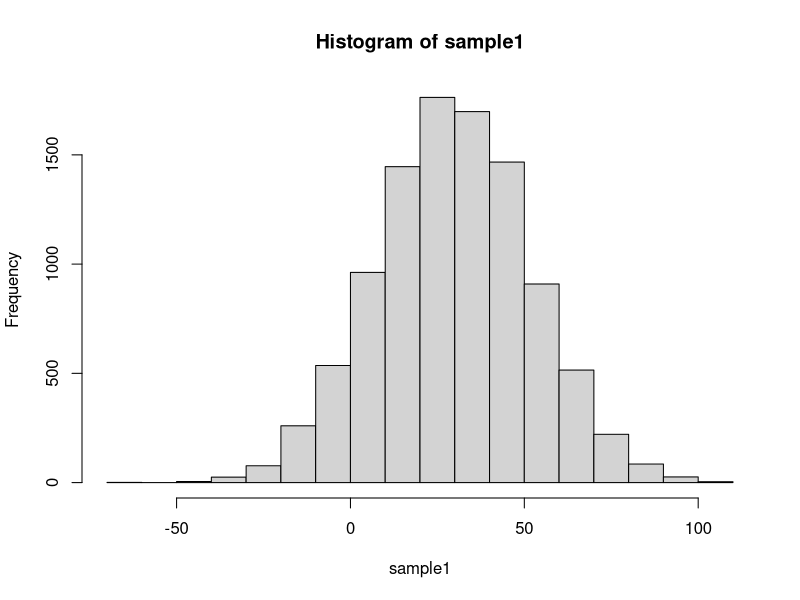
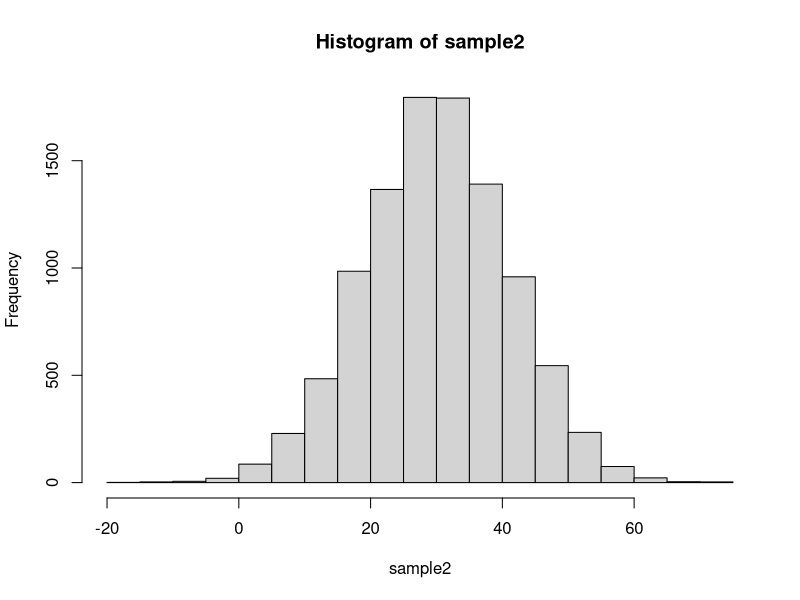

Recreate these plots in R, in order.
size <- 10000
sample1 <- c()
for (i in 1:size) {
    sample1 <- c(sample1, sum(rnorm(30, 1, 4)))
}

sample2 <- rnorm(size, 30, sqrt(120))

g1 <- hist(sample1)
g2 <- hist(sample2)
